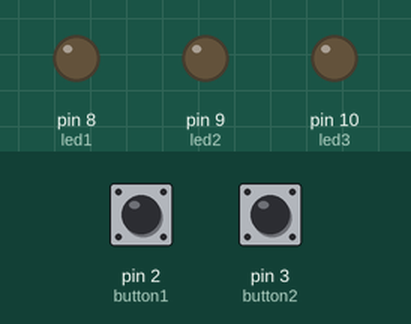
The sketch below on a simulated Arduino Uno, built with avr-gcc and run on an emulated ATmega328P. Shown: output pins drawn as LEDs (lit = HIGH). Dashed ring = blinking. The test bench sets the inputs (shaded band); at power-on: pin 2 (button1) HIGH, pin 3 (button2) HIGH.

Above: at 1.2 s.
1.3 s: pin 2 (button1) pulled LOW for 0.15 s
At 1.45 s:
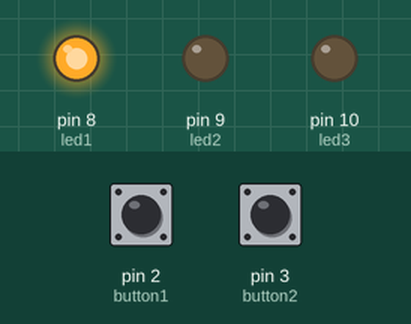
3.7 s: pin 3 (button2) pulled LOW for 3.2 s
At 4.1 s:
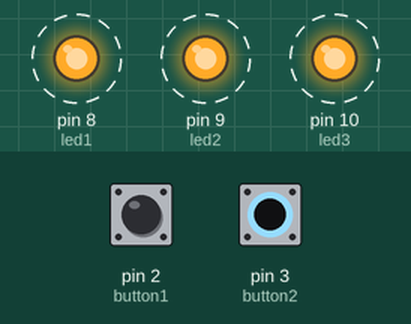
8.7 s: pin 2 (button1) pulled LOW for 1 s
At 9.15 s:
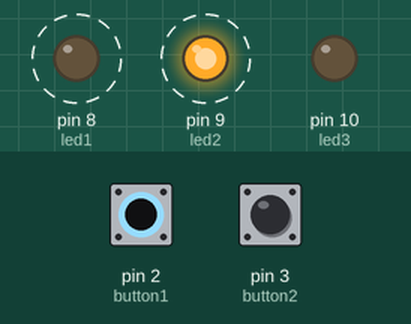
11.7 s: pin 2 (button1) pulled LOW for 3.2 s
At 15.7 s:
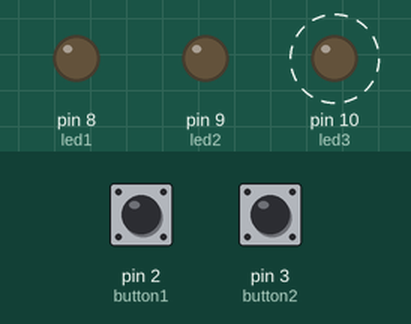
Timing chart, 0 to 17.2 s (numbered marks = the images above; inputs shaded):
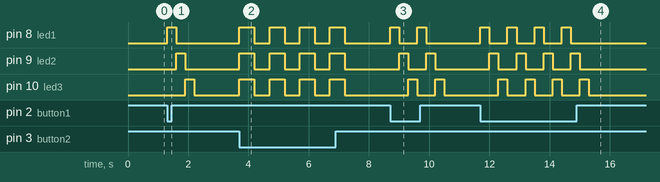

Measured:
- after the input at 1.3 s, pin 8 (led1): LOW → HIGH at once, → LOW 0.30 s later; pin 9 (led2): LOW → HIGH after 0.30 s, → LOW 0.30 s later; pin 10 (led3): LOW → HIGH after 0.60 s, → LOW 0.30 s later
- after the input at 3.7 s, pin 8 (led1), pin 9 (led2), pin 10 (led3): alternates HIGH for 0.50 s and LOW for 0.50 s, 8 changes in all, then stays LOW, starting at once
- after the input at 8.7 s, pin 8 (led1): alternates HIGH for 0.30 s and LOW for 0.60 s, 4 changes in all, then stays LOW, starting at once; pin 9 (led2): alternates HIGH for 0.30 s and LOW for 0.60 s, 4 changes in all, then stays LOW, starting after 0.30 s
- after the input at 11.7 s, pin 8 (led1): alternates HIGH for 0.30 s and LOW for 0.60 s, 8 changes in all, then stays LOW, starting at once; pin 9 (led2): alternates HIGH for 0.30 s and LOW for 0.60 s, 8 changes in all, then stays LOW, starting after 0.30 s

The sketch:

2.ino
```cpp
int led1 = 8;
int led2 = 9;
int led3 = 10;

int button1 = 2;
int button2 = 3;

void setup() {

pinMode(led1, OUTPUT);
pinMode(led2, OUTPUT);
pinMode(led3, OUTPUT);

pinMode(button1, INPUT_PULLUP);
pinMode(button2, INPUT_PULLUP);
}

void loop() {

if (digitalRead(button1) == LOW) {

digitalWrite(led1, HIGH);
digitalWrite(led2, LOW);
digitalWrite(led3, LOW);

delay(300);

digitalWrite(led1, LOW);
digitalWrite(led2, HIGH);

delay(300);

digitalWrite(led2, LOW);
digitalWrite(led3, HIGH);

delay(300);

digitalWrite(led3, LOW);
}

if (digitalRead(button2) == LOW) {

digitalWrite(led1, HIGH);
digitalWrite(led2, HIGH);
digitalWrite(led3, HIGH);

delay(500);

digitalWrite(led1, LOW);
digitalWrite(led2, LOW);
digitalWrite(led3, LOW);

delay(500);
}
}
```
